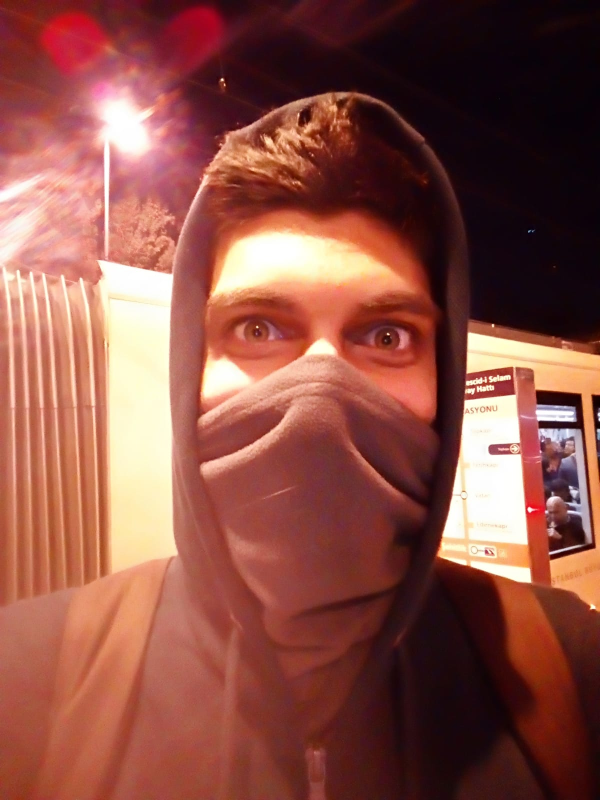
#> input picture soru1/index.jpeg, 1200 x 1600 px (shown at 1/2 size)
$ python odev1.py
#> lines starting #> are read from the running program, lines starting #| are printed output that depends on the picture
import cv2

img = cv2.imread("index.jpeg")
#> img is the input picture: shape (1600, 1200, 3); mean B, G, R 70, 80.5, 140
img = cv2.resize(img,(500,500))
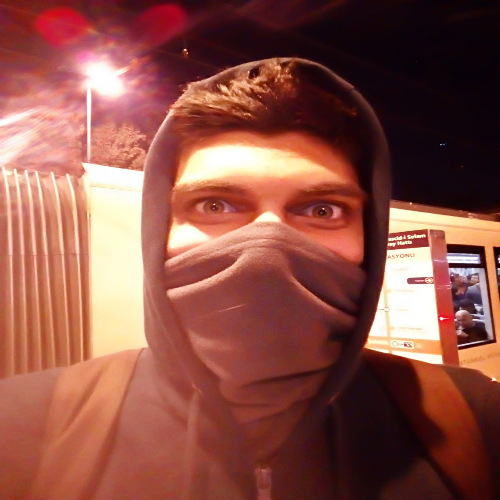
#> img: shape (500, 500, 3); mean B, G, R 69.9, 80.5, 139.9
img = cv2.cvtColor(img,cv2.COLOR_BGR2HLS)
#> img: shape (500, 500, 3); mean of channels 0, 1, 2 61.7, 103.8, 155.3
img = cv2.medianBlur(img,9)
#> img: shape (500, 500, 3); mean of channels 0, 1, 2 61.1, 103.3, 154.3


font = cv2.FONT_HERSHEY_SIMPLEX
img = cv2.putText(img,"Halil Ibrahim Kaya",(10,450), font, .9,(0,255,0),2,cv2.LINE_AA)
#> img: shape (500, 500, 3); mean of channels 0, 1, 2 61, 104.5, 153.3
cv2.imshow("frame",img)


key = cv2.waitKey(0)
#> (key q is pressed here)

if key & 0xFF == ord('q'):
    cv2.destroyAllWindows()
